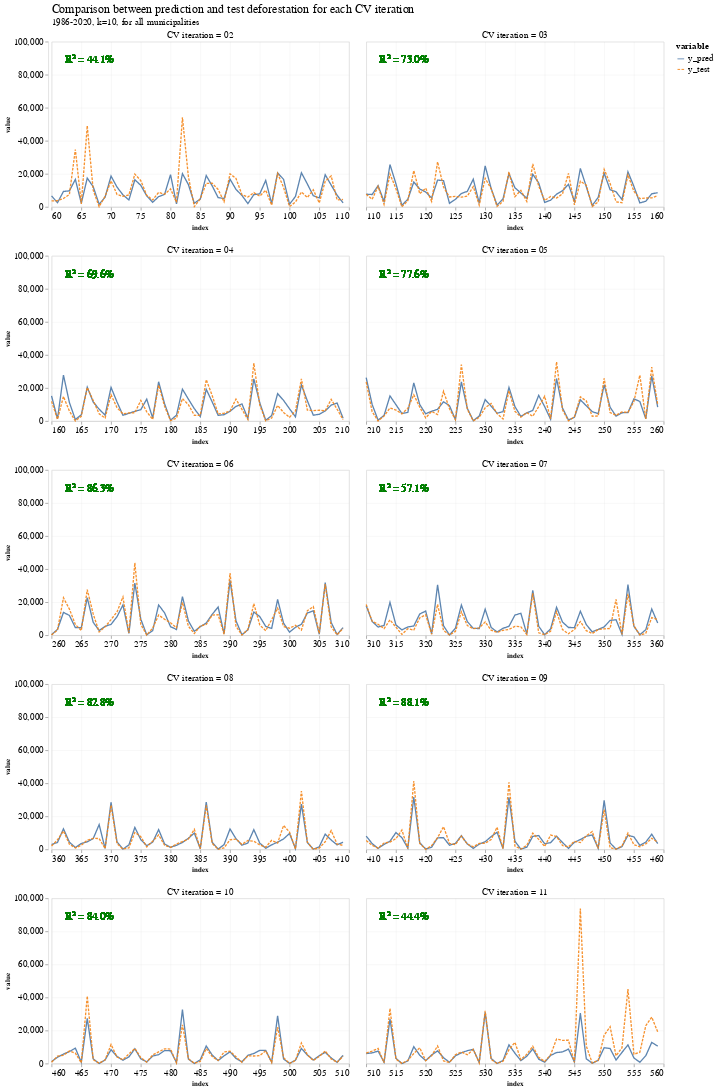

The notebook cell this image was saved under:
### Code cell
from string import whitespace


line_chart_pred = alt.Chart(final_prediction_df_w_index).transform_fold(
    fold=['y_pred', 'y_test'], 
    as_=['variable', 'value']
).mark_line(color="orange", opacity=0.9).encode(
    x=alt.X('index:Q'),
    y='value:Q',
    color=alt.Color("variable:O", scale=alt.Scale(scheme="tableau10")),
    strokeDash="variable:O"
)

r2_score_text = alt.Chart(final_prediction_df_w_index).mark_text(
    align="left", baseline="top", size=16, color='green', opacity=0.7
).encode(
    x=alt.value(20),  # pixels from left
    y=alt.value(20),  # pixels from top
    text="r2_score_text")

combined_chart = line_chart_pred + r2_score_text

combined_chart.properties(
    width=450,
    height=250
).facet(
    'cv_text',
    columns=2,
).resolve_scale(
    x='independent', 
    # y='independent'
).properties(
    title=science_theme_title(
        text="Comparison between prediction and test deforestation for each CV iteration", 
        subtitle="1986-2020, k=10, for all municipalities",
        titleFontSize=18
    ),
)

### Figure 1 — Vega-Lite specification as saved in the notebook (floating-point values rounded to 4 significant figures; data arrays with more than 128 entries replaced by an {"elided": "..."} marker saying what was removed)
{"config": {"view": {"width": 533.3, "height": 300.0, "fill": "white"}, "title": {"align": "left", "anchor": "start", "frame": "group", "font": "Helvetica Neue", "fontSize": 18, "dy": -2, "subtitleFont": "Helvetica Neue", "subtitleFontSize": 14, "fontWeight": "normal"}, "axis": {"domainColor": "lightGrey", "gridColor": "lightGrey", "gridWidth": 0.25, "titleFont": "Helvetica Neue", "titleFontSize": 11, "labelFont": "Helvetica Neue", "labelFontSize": 14}, "legend": {"layout": {"anchor": "start"}, "labelLimit": 0, "titleFontSize": 14, "titleFont": "Helvetica Neue", "labelFontSize": 14, "labelFont": "Helvetica Neue"}, "header": {"title": null, "titleFont": "Helvetica Neue", "labelFont": "Helvetica Neue", "labelFontSize": 14, "labelPadding": 2}, "range": {"category": ["#0C66B5", "#BA1D32", "#0F8E40", "#E56F20", "#862BAF", "#626D69", "#ED5087", "#3DB9E2", "#51DB63", "#E26868", "#FFB270", "#B37CEA", "#A8A1A4", "#FF87CD"]}}, "data": {"name": "data-150f3e18a78bada92b148d600e774c7d"}, "facet": {"field": "cv_text", "type": "nominal"}, "spec": {"layer": [{"mark": {"type": "line", "color": "orange", "opacity": 0.9}, "encoding": {"color": {"field": "variable", "scale": {"scheme": "tableau10"}, "type": "ordinal"}, "strokeDash": {"field": "variable", "type": "ordinal"}, "x": {"field": "index", "type": "quantitative"}, "y": {"field": "value", "type": "quantitative"}}, "transform": [{"fold": ["y_pred", "y_test"], "as": ["variable", "value"]}]}, {"mark": {"type": "text", "align": "left", "baseline": "top", "color": "green", "opacity": 0.7, "size": 16}, "encoding": {"text": {"field": "r2_score_text", "type": "nominal"}, "x": {"value": 20}, "y": {"value": 20}}}], "height": 250, "width": 450}, "columns": 2, "resolve": {"scale": {"x": "independent"}}, "title": {"align": "left", "anchor": "start", "frame": "group", "font": "Helvetica Neue", "fontSize": 18, "dy": -2, "subtitleFont": "Helvetica Neue", "subtitleFontSize": 14, "fontWeight": "normal", "text": "Comparison between prediction and test deforestation for each CV iteration", "subtitle": "1986-2020, k=10, for all municipalities"}, "$schema": "https://vega.github.io/schema/vega-lite/v4.17.0.json", "datasets": {"data-150f3e18a78bada92b148d600e774c7d": {"elided": "500 records"}}}
